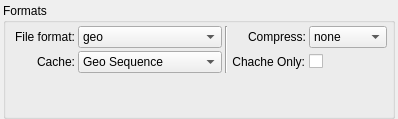
       <widget class="QWidget" name="optionsWidget_wd" native="true">
        <layout class="QVBoxLayout" name="verticalLayout_10">
         <property name="spacing">
          <number>3</number>
         </property>
         <property name="leftMargin">
          <number>3</number>
         </property>
         <property name="topMargin">
          <number>3</number>
         </property>
         <property name="rightMargin">
          <number>3</number>
         </property>
         <property name="bottomMargin">
          <number>0</number>
         </property>
         <item>
          <layout class="QHBoxLayout" name="horizontalLayout_2" stretch="0">
           <item>
            <widget class="QGroupBox" name="groupBox_2">
             <property name="title">
              <string>Formats</string>
             </property>
             <layout class="QGridLayout" name="gridLayout_9">
              <property name="leftMargin">
               <number>9</number>
              </property>
              <property name="topMargin">
               <number>3</number>
              </property>
              <property name="rightMargin">
               <number>5</number>
              </property>
              <property name="bottomMargin">
               <number>3</number>
              </property>
              <property name="spacing">
               <number>3</number>
              </property>
              <item row="0" column="2" rowspan="2">
               <widget class="Line" name="line">
                <property name="orientation">
                 <enum>Qt::Vertical</enum>
                </property>
               </widget>
              </item>
              <item row="0" column="1">
               <widget class="QComboBox" name="fileFormat_cbb">
                <item>
                 <property name="text">
                  <string>geo</string>
                 </property>
                </item>
                <item>
                 <property name="text">
                  <string>bgeo</string>
                 </property>
                </item>
               </widget>
              </item>
              <item row="0" column="4">
               <widget class="QComboBox" name="compress_cbb">
                <item>
                 <property name="text">
                  <string>none</string>
                 </property>
                </item>
                <item>
                 <property name="text">
                  <string>.gz</string>
                 </property>
                </item>
                <item>
                 <property name="text">
                  <string>.sc (H14)</string>
                 </property>
                </item>
               </widget>
              </item>
              <item row="1" column="4">
               <widget class="QCheckBox" name="cacheOnly_cbb">
                <property name="toolTip">
                 <string>&lt;!DOCTYPE HTML PUBLIC &quot;-//W3C//DTD HTML 4.0//EN&quot; &quot;http://www.w3.org/TR/REC-html40/strict.dtd&quot;&gt;
&lt;html&gt;&lt;head&gt;&lt;meta name=&quot;qrichtext&quot; content=&quot;1&quot; /&gt;&lt;style type=&quot;text/css&quot;&gt;
p, li { white-space: pre-wrap; }
&lt;/style&gt;&lt;/head&gt;&lt;body style=&quot; font-family:'MS Shell Dlg 2'; font-size:8.25pt; font-weight:400; font-style:normal;&quot;&gt;
&lt;p style=&quot; margin-top:0px; margin-bottom:0px; margin-left:0px; margin-right:0px; -qt-block-indent:0; text-indent:0px;&quot;&gt;&lt;span style=&quot; font-size:8pt;&quot;&gt;Write GEO and MDD / MDD only&lt;/span&gt;&lt;/p&gt;&lt;/body&gt;&lt;/html&gt;</string>
                </property>
                <property name="text">
                 <string/>
                </property>
                <property name="checked">
                 <bool>false</bool>
                </property>
               </widget>
              </item>
              <item row="0" column="0">
               <widget class="QLabel" name="label_2">
                <property name="text">
                 <string>File format:</string>
                </property>
                <property name="alignment">
                 <set>Qt::AlignRight|Qt::AlignTrailing|Qt::AlignVCenter</set>
                </property>
               </widget>
              </item>
              <item row="1" column="0">
               <widget class="QLabel" name="label_6">
                <property name="text">
                 <string>Cache:</string>
                </property>
                <property name="alignment">
                 <set>Qt::AlignRight|Qt::AlignTrailing|Qt::AlignVCenter</set>
                </property>
               </widget>
              </item>
              <item row="1" column="1">
               <widget class="QComboBox" name="cacheFormat_cbb">
                <item>
                 <property name="text">
                  <string>Geo Sequence</string>
                 </property>
                </item>
                <item>
                 <property name="text">
                  <string>MDD</string>
                 </property>
                </item>
                <item>
                 <property name="text">
                  <string>Alembic (points only)</string>
                 </property>
                </item>
               </widget>
              </item>
              <item row="0" column="3">
               <widget class="QLabel" name="label_16">
                <property name="text">
                 <string>Compress:</string>
                </property>
                <property name="alignment">
                 <set>Qt::AlignRight|Qt::AlignTrailing|Qt::AlignVCenter</set>
                </property>
               </widget>
              </item>
              <item row="1" column="3">
               <widget class="QWidget" name="widget_2" native="true">
                <layout class="QHBoxLayout" name="horizontalLayout_8">
                 <property name="spacing">
                  <number>6</number>
                 </property>
                 <property name="margin">
                  <number>1</number>
                 </property>
                 <item>
                  <widget class="QLabel" name="label_20">
                   <property name="text">
                    <string>Chache Only:</string>
                   </property>
                   <property name="alignment">
                    <set>Qt::AlignRight|Qt::AlignTrailing|Qt::AlignVCenter</set>
                   </property>
                  </widget>
                 </item>
                </layout>
               </widget>
              </item>
              <item row="2" column="0">
               <spacer name="verticalSpacer_5">
                <property name="orientation">
                 <enum>Qt::Vertical</enum>
                </property>
                <property name="sizeHint" stdset="0">
                 <size>
                  <width>20</width>
                  <height>40</height>
                 </size>
                </property>
               </spacer>
              </item>
             </layout>
            </widget>
           </item>
          </layout>
         </item>
        </layout>
       </widget>
